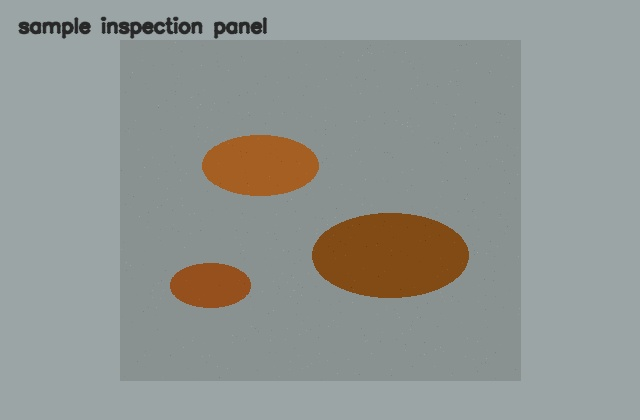
#> input picture sample_corrosion_input.jpg, 640 x 420 px
$ python test_corrosion_opencv.py ../../../../sample_corrosion_input.jpg
#> lines starting #> are read from the running program, lines starting #| are printed output that depends on the picture; after the words box and inside, x2 and y2 are one past the last pixel; in counts of white or black regions, pixels touching at a corner belong together
#> in main, image is the input picture: shape (420, 640, 3); mean B, G, R 146, 149.8, 145.4
#!/usr/bin/env python3
"""Offline OpenCV corrosion/rust detection tester.

This script does not require ROS, Gazebo, YOLO, or internet access. It uses the
same style of HSV color thresholding and contour extraction as the ROS vision
node so corrosion/rust detection can be checked from a still image.
"""

import argparse
import json
import math
import time
from pathlib import Path

import cv2
import numpy as np


DEFECT_COLORS = {
    "rust/corrosion": (0, 140, 255),
}


def classify_severity(confidence):
    if confidence >= 0.8:
        return "HIGH"
    if confidence >= 0.5:
        return "MEDIUM"
    return "LOW"


def draw_label(image, text, x, y, color):
    font = cv2.FONT_HERSHEY_SIMPLEX
    font_scale = 0.55
    thickness = 1
    y = max(y, 18)
    (tw, th), _ = cv2.getTextSize(text, font, font_scale, thickness)
    cv2.rectangle(image, (x, y - th - 8), (x + tw + 6, y + 2), color, -1)
    cv2.putText(
        image,
        text,
        (x + 3, y - 4),
        font,
        font_scale,
        (255, 255, 255),
        thickness,
        cv2.LINE_AA,
    )


def touches_multiple_borders(x, y, box_w, box_h, width, height, margin=30):
    borders = 0
    if x <= margin:
        borders += 1
    if y <= margin:
        borders += 1
    if x + box_w >= width - margin:
        borders += 1
    if y + box_h >= height - margin:
        borders += 1
    return borders >= 2


def touches_bottom_foreground(x, y, box_w, box_h, width, height, margin=30):
    return y + box_h >= height - margin and y > height * 0.45


def bbox_iou(box_a, box_b):
    ax1, ay1, ax2, ay2 = box_a
    bx1, by1, bx2, by2 = box_b
    ix1 = max(ax1, bx1)
    iy1 = max(ay1, by1)
    ix2 = min(ax2, bx2)
    iy2 = min(ay2, by2)
    if ix2 <= ix1 or iy2 <= iy1:
        return 0.0
    intersection = (ix2 - ix1) * (iy2 - iy1)
    area_a = (ax2 - ax1) * (ay2 - ay1)
    area_b = (bx2 - bx1) * (by2 - by1)
    return intersection / float(area_a + area_b - intersection)


def find_beam_like_corrosion(image, hsv, rust_mask):
    height, width = image.shape[:2]
    gray = cv2.cvtColor(image, cv2.COLOR_BGR2GRAY)
    gray = cv2.GaussianBlur(gray, (5, 5), 0)
    edges = cv2.Canny(gray, 50, 150)
    lines = cv2.HoughLinesP(
        edges,
        1,
        np.pi / 180,
        threshold=80,
        minLineLength=int(width * 0.28),
        maxLineGap=35,
    )
    if lines is None:
        return None

    beam_lines = []
    for line in lines[:, 0]:
        x1, y1, x2, y2 = map(int, line)
        length = math.hypot(x2 - x1, y2 - y1)
        angle = math.degrees(math.atan2(y2 - y1, x2 - x1))
        y_mid = (y1 + y2) / 2.0
        if length < width * 0.28:
            continue
        if abs(angle) > 22:
            continue
        if not (height * 0.15 < y_mid < height * 0.70):
            continue
        beam_lines.append((x1, y1, x2, y2, length))

    if not beam_lines:
        return None

    xs = []
    ys = []
    for x1, y1, x2, y2, _ in beam_lines:
        xs.extend([x1, x2])
        ys.extend([y1, y2])

    pad_x = int(width * 0.02)
    pad_y = int(height * 0.025)
    x1 = max(0, min(xs) - pad_x)
    y1 = max(0, min(ys) - pad_y)
    x2 = min(width, max(xs) + pad_x)
    y2 = min(height, max(ys) + pad_y)
    if max(xs) > width * 0.82:
        x2 = width

    box_w = x2 - x1
    box_h = y2 - y1
    if box_w < width * 0.40 or box_h < height * 0.05:
        return None
    if touches_bottom_foreground(x1, y1, box_w, box_h, width, height):
        return None

    roi_mask = rust_mask[y1:y2, x1:x2]
    rust_ratio = cv2.countNonZero(roi_mask) / float(box_w * box_h)
    if rust_ratio < 0.05:
        return None

    confidence = min(0.95, 0.60 + rust_ratio * 1.5 + min(len(beam_lines), 4) * 0.04)
    return {
        "class": "rust/corrosion",
        "confidence": round(confidence, 3),
        "bbox": [int(x1), int(y1), int(x2), int(y2)],
        "severity": classify_severity(confidence),
        "area_px": int(box_w * box_h * rust_ratio),
        "timestamp": time.time(),
    }


def detect_corrosion(image, min_area=350):
#> called with min_area = 350
    detections = []
    annotated = image.copy()
    height, width = image.shape[:2]
#> height = 420; width = 640

    hsv = cv2.cvtColor(image, cv2.COLOR_BGR2HSV)
#> hsv: shape (420, 640, 3); mean H, S, V 84.4, 30, 154.6

    # Strong rust catches saturated orange/brown corrosion. Pale rust catches
    # low-saturation oxidized metal, but is only trusted for long beam-like
    # shapes later so grey floors do not dominate the result.
    strong_rust = cv2.inRange(hsv, np.array([8, 45, 45]), np.array([30, 255, 215]))
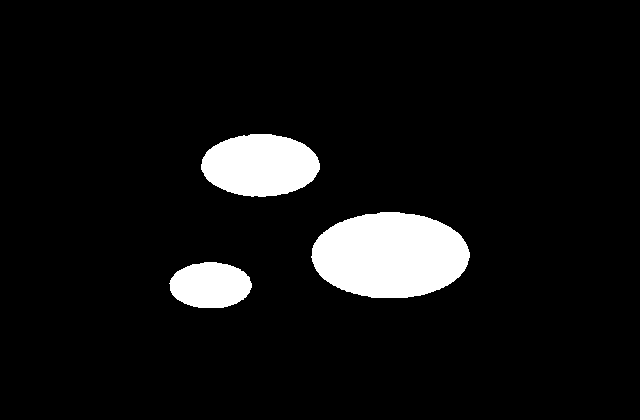
#> strong_rust: shape (420, 640); 7.3% white; 3 white regions, box (x1, y1, x2, y2) and area: (311, 212, 470, 298) 10704, (201, 134, 320, 197) 5820, (169, 262, 252, 308) 2990
    pale_rust = cv2.inRange(hsv, np.array([8, 12, 70]), np.array([38, 120, 230]))
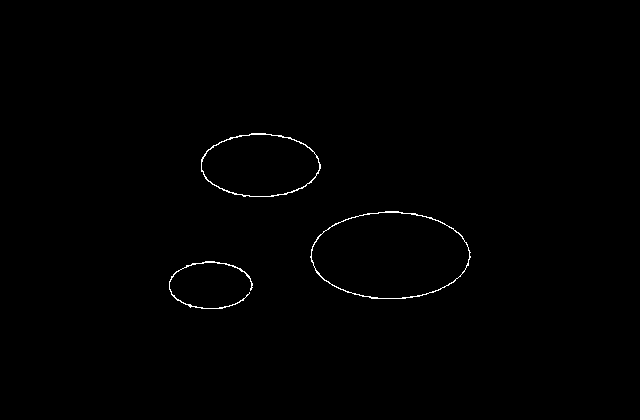
#> pale_rust: shape (420, 640); 0.46% white in thin lines or dots, all inside (x1, y1, x2, y2) = (169, 133, 471, 309)

    kernel = cv2.getStructuringElement(cv2.MORPH_ELLIPSE, (7, 7))
    beam_mask = cv2.bitwise_or(strong_rust, pale_rust)
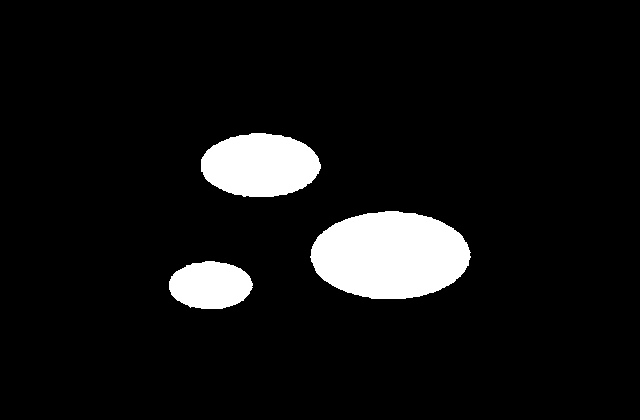
#> beam_mask: shape (420, 640); 7.5% white; 3 white regions, box (x1, y1, x2, y2) and area: (310, 211, 471, 299) 10990, (201, 133, 321, 197) 6000, (169, 261, 253, 309) 3145
    beam_mask = cv2.morphologyEx(beam_mask, cv2.MORPH_OPEN, kernel)
#> beam_mask: shape (420, 640); 7.5% white; 3 white regions, box (x1, y1, x2, y2) and area: (311, 211, 470, 299) 10976, (201, 133, 321, 197) 5987, (169, 261, 253, 309) 3135
    beam_mask = cv2.morphologyEx(beam_mask, cv2.MORPH_CLOSE, kernel, iterations=2)
#> beam_mask: shape (420, 640); 7.5% white; 3 white regions, box (x1, y1, x2, y2) and area: (311, 211, 470, 299) 10977, (201, 133, 321, 197) 5988, (169, 261, 253, 309) 3135

    beam_detection = find_beam_like_corrosion(image, hsv, beam_mask)
#> in find_beam_like_corrosion, `gray = cv2.cvtColor(image, cv2.COLOR_BGR2GRAY)`:
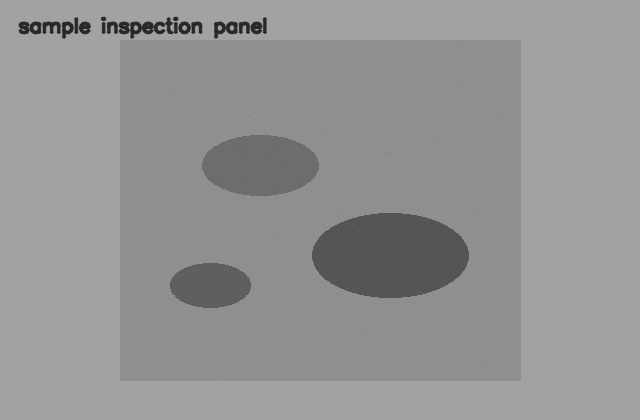
#> gray: shape (420, 640); min 35, max 169, mean 147.9
#> in find_beam_like_corrosion, `edges = cv2.Canny(gray, 50, 150)`:
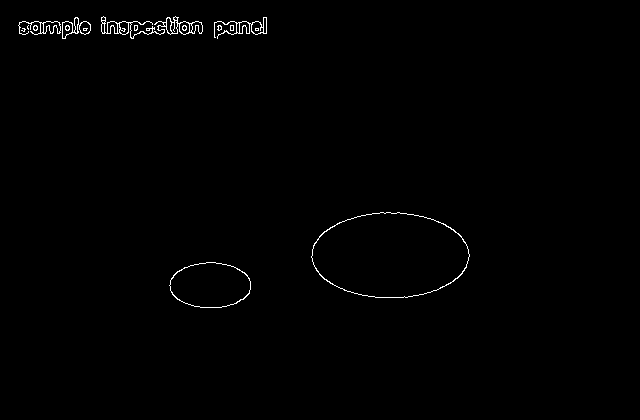
#> edges: shape (420, 640); 0.67% white in thin lines or dots, all inside (x1, y1, x2, y2) = (18, 16, 470, 308)
#> in find_beam_like_corrosion, `lines = cv2.HoughLinesP( edges, 1, np.pi / 180, threshold=80, minLineL..`: lines = [[19, 33, 266, 33], [19, 22, 266, 22], [19, 29, 266, 29], [19, 28, 266, 28], [19, 30, 266, 30], [22, 21, 266, 21], [19, 32, 266, 32]]
#> the loop in find_beam_like_corrosion, `for line in lines[:, 0]:` made 7 passes
#> (line, x1, y1, y2, length, y_mid) on passes 1 to 7: ([19, 33, 266, 33], 19, 33, 33, 247, 33), ([19, 22, 266, 22], 19, 22, 22, 247, 22), ([19, 29, 266, 29], 19, 29, 29, 247, 29), ([19, 28, 266, 28], 19, 28, 28, 247, 28), ([19, 30, 266, 30], 19, 30, 30, 247, 30), ([22, 21, 266, 21], 22, 21, 21, 244, 21), ([19, 32, 266, 32], 19, 32, 32, 247, 32)
#> after the loop in find_beam_like_corrosion, `for line in lines[:, 0]:`: beam_lines = []
    if beam_detection:
        detections.append(beam_detection)

    combined_mask = strong_rust
    combined_mask = cv2.morphologyEx(combined_mask, cv2.MORPH_OPEN, kernel)
#> combined_mask: shape (420, 640); 7.3% white; 3 white regions, box (x1, y1, x2, y2) and area: (312, 212, 470, 298) 10693, (201, 134, 320, 197) 5817, (170, 262, 252, 308) 2983
    combined_mask = cv2.morphologyEx(combined_mask, cv2.MORPH_CLOSE, kernel, iterations=2)
#> combined_mask: shape (420, 640); 7.3% white; 3 white regions

    contours, _ = cv2.findContours(
        combined_mask, cv2.RETR_EXTERNAL, cv2.CHAIN_APPROX_SIMPLE
    )
#> contours = 3 contours; box (x1, y1, x2, y2) and area: (312, 212, 470, 298) 10512, (201, 134, 320, 197) 5682, (170, 262, 252, 308) 2889

    for contour in contours:
        area = cv2.contourArea(contour)
        if area < min_area:
            continue

        x, y, box_w, box_h = cv2.boundingRect(contour)
        box_area = box_w * box_h
        frame_area = width * height
        aspect_ratio = max(box_w, box_h) / max(1, min(box_w, box_h))

        if box_area > frame_area * 0.45:
            continue
        if touches_multiple_borders(x, y, box_w, box_h, width, height):
            continue
        if touches_bottom_foreground(x, y, box_w, box_h, width, height):
            continue

        roi_mask = combined_mask[y : y + box_h, x : x + box_w]
        roi_hsv = hsv[y : y + box_h, x : x + box_w]
        fill_ratio = cv2.countNonZero(roi_mask) / float(box_area)
        mean_saturation = cv2.mean(roi_hsv[:, :, 1], mask=roi_mask)[0]
        is_long_beam = box_w > width * 0.35 and aspect_ratio > 3.0

        if fill_ratio < 0.08:
            continue
        if mean_saturation < 55 and not is_long_beam:
            continue
        if area < 2500 and aspect_ratio < 1.8:
            continue

        confidence = min(
            0.95,
            0.42
            + (area / frame_area) * 3.5
            + fill_ratio * 0.22
            + min(mean_saturation / 255.0, 1.0) * 0.18,
        )

        defect_class = "rust/corrosion"

        detection = {
            "class": defect_class,
            "confidence": round(confidence, 3),
            "bbox": [int(x), int(y), int(x + box_w), int(y + box_h)],
            "severity": classify_severity(confidence),
            "area_px": int(area),
            "timestamp": time.time(),
        }
        if any(bbox_iou(detection["bbox"], item["bbox"]) > 0.25 for item in detections):
            continue
        detections.append(detection)
#> this loop made 3 passes
#> (area, x, y, box_w, box_h, box_area, aspect_ratio, fill_ratio) on passes 2 to 3: (10512, 312, 212, 158, 86, 13588, 1.84, 0.787), (5682.5, 201, 134, 119, 63, 7497, 1.89, 0.776)
#> (area, x, y, box_w, box_h, box_area, aspect_ratio, fill_ratio) on pass 1: (2889, 170, 262, 82, 46, 3772, 1.78, 0.791)
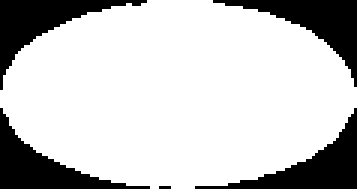
#> roi_mask: shape (63, 119) (shown 3 times larger); 77.6% white; 5 black regions (1 under 20 px), largest, box (x1, y1, x2, y2) and area: (65, 36, 119, 63) 423, (0, 0, 49, 30) 419, (71, 0, 119, 29) 419, (0, 36, 50, 63) 415
#> after the loop, detections = 3 items

    for detection in detections:
        x, y, x2, y2 = detection["bbox"]
        defect_class = detection["class"]
        color = DEFECT_COLORS[defect_class]
        cv2.rectangle(annotated, (x, y), (x2, y2), color, 2)
        draw_label(
            annotated,
            f'{defect_class} {detection["confidence"]:.0%}',
            x,
            y,
            color,
        )
#> this loop made 3 passes
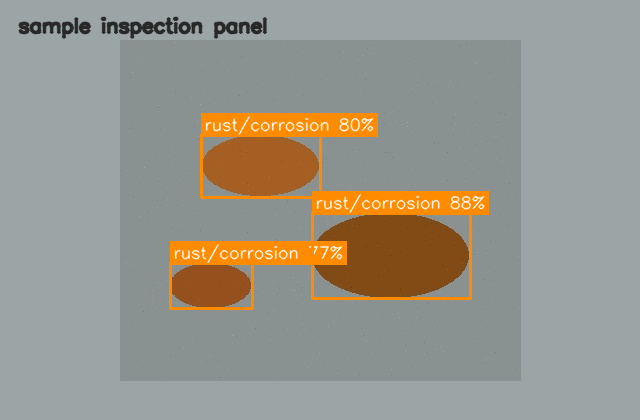
#> annotated: shape (420, 640, 3); mean B, G, R 139.8, 150.4, 151.9

    detections.sort(key=lambda item: item["confidence"], reverse=True)
    return detections, annotated, combined_mask


def create_sample_image(path):
    image = np.full((420, 640, 3), (165, 165, 155), dtype=np.uint8)
    cv2.rectangle(image, (120, 40), (520, 380), (145, 145, 138), -1)

    rng = np.random.default_rng(7)
    for center, axes, color in [
        ((260, 165), (58, 30), (35, 95, 165)),
        ((390, 255), (78, 42), (22, 75, 130)),
        ((210, 285), (40, 22), (30, 80, 150)),
    ]:
        cv2.ellipse(image, center, axes, 0, 0, 360, color, -1)

    for _ in range(900):
        x = int(rng.integers(120, 520))
        y = int(rng.integers(40, 380))
        noise = int(rng.integers(-18, 18))
        image[y, x] = np.clip(image[y, x].astype(int) + noise, 0, 255)

    cv2.putText(
        image,
        "sample inspection panel",
        (18, 32),
        cv2.FONT_HERSHEY_SIMPLEX,
        0.65,
        (40, 40, 40),
        2,
        cv2.LINE_AA,
    )
    cv2.imwrite(str(path), image)


def parse_args():
    parser = argparse.ArgumentParser(
        description="Test corrosion/rust detection offline using OpenCV."
    )
    parser.add_argument("image", nargs="?", help="Input image path")
    parser.add_argument(
        "--output",
        default="corrosion_annotated.jpg",
        help="Annotated image output path",
    )
    parser.add_argument(
        "--mask",
        default=None,
        help="Optional binary mask output path",
    )
    parser.add_argument(
        "--min-area",
        type=int,
        default=350,
        help="Minimum detected patch area in pixels",
    )
    parser.add_argument(
        "--make-sample",
        action="store_true",
        help="Create and test a synthetic corrosion sample image",
    )
    return parser.parse_args()


def main():
    args = parse_args()

    image_path = Path(args.image or "sample_corrosion_input.jpg")
    if args.make_sample:
        create_sample_image(image_path)

    image = cv2.imread(str(image_path))
    if image is None:
        raise SystemExit(f"Could not read image: {image_path}")

    detections, annotated, mask = detect_corrosion(image, min_area=args.min_area)
#> detections = 3 items

    output_path = Path(args.output)
    cv2.imwrite(str(output_path), annotated)

    if args.mask:
        cv2.imwrite(str(args.mask), mask)

    print(
        json.dumps(
            {
                "input": str(image_path),
                "output": str(output_path),
                "num_detections": len(detections),
                "detections": detections,
            },
            indent=2,
        )
    )
#> (printed output is left out)


if __name__ == "__main__":
    main()
